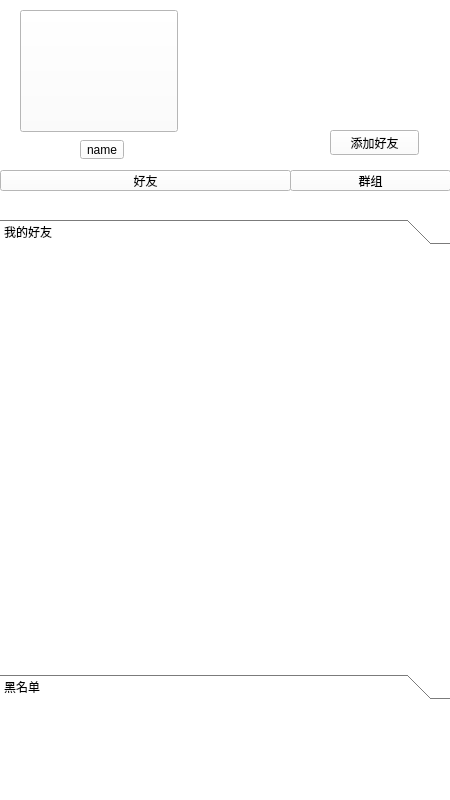
<?xml version="1.0" encoding="UTF-8"?>
<ui version="4.0">
 <class>MainWindow</class>
 <widget class="QWidget" name="MainWindow">
  <property name="geometry">
   <rect>
    <x>0</x>
    <y>0</y>
    <width>450</width>
    <height>800</height>
   </rect>
  </property>
  <property name="windowTitle">
   <string>Form</string>
  </property>
  <property name="styleSheet">
   <string notr="true">background-color: rgb(255, 255, 255);
background-image: url(:/images/line.jpg);</string>
  </property>
  <widget class="QWidget" name="mewidget" native="true">
   <property name="geometry">
    <rect>
     <x>20</x>
     <y>10</y>
     <width>161</width>
     <height>141</height>
    </rect>
   </property>
   <widget class="QToolButton" name="profilebtn">
    <property name="geometry">
     <rect>
      <x>0</x>
      <y>0</y>
      <width>158</width>
      <height>122</height>
     </rect>
    </property>
    <property name="focusPolicy">
     <enum>Qt::NoFocus</enum>
    </property>
    <property name="contextMenuPolicy">
     <enum>Qt::DefaultContextMenu</enum>
    </property>
    <property name="styleSheet">
     <string notr="true"/>
    </property>
    <property name="iconSize">
     <size>
      <width>150</width>
      <height>150</height>
     </size>
    </property>
   </widget>
  </widget>
  <widget class="QToolButton" name="fdsbtn">
   <property name="geometry">
    <rect>
     <x>0</x>
     <y>170</y>
     <width>291</width>
     <height>21</height>
    </rect>
   </property>
   <property name="contextMenuPolicy">
    <enum>Qt::CustomContextMenu</enum>
   </property>
   <property name="autoFillBackground">
    <bool>false</bool>
   </property>
   <property name="text">
    <string>好友</string>
   </property>
   <property name="iconSize">
    <size>
     <width>16</width>
     <height>16</height>
    </size>
   </property>
  </widget>
  <widget class="QToolButton" name="groupbtn">
   <property name="geometry">
    <rect>
     <x>290</x>
     <y>170</y>
     <width>161</width>
     <height>21</height>
    </rect>
   </property>
   <property name="text">
    <string>群组</string>
   </property>
  </widget>
  <widget class="QToolBox" name="fdslistBox">
   <property name="geometry">
    <rect>
     <x>0</x>
     <y>219</y>
     <width>450</width>
     <height>481</height>
    </rect>
   </property>
   <property name="focusPolicy">
    <enum>Qt::NoFocus</enum>
   </property>
   <property name="currentIndex">
    <number>0</number>
   </property>
   <widget class="QWidget" name="group1">
    <property name="geometry">
     <rect>
      <x>0</x>
      <y>0</y>
      <width>450</width>
      <height>407</height>
     </rect>
    </property>
    <attribute name="label">
     <string>我的好友</string>
    </attribute>
    <layout class="QVBoxLayout" name="vlayout"/>
   </widget>
   <widget class="QWidget" name="group2">
    <property name="geometry">
     <rect>
      <x>0</x>
      <y>0</y>
      <width>450</width>
      <height>407</height>
     </rect>
    </property>
    <attribute name="label">
     <string>黑名单</string>
    </attribute>
    <layout class="QVBoxLayout" name="vlayout_2"/>
   </widget>
  </widget>
  <widget class="QToolButton" name="namebtn">
   <property name="geometry">
    <rect>
     <x>80</x>
     <y>140</y>
     <width>44</width>
     <height>19</height>
    </rect>
   </property>
   <property name="layoutDirection">
    <enum>Qt::LeftToRight</enum>
   </property>
   <property name="text">
    <string>name</string>
   </property>
   <property name="iconSize">
    <size>
     <width>20</width>
     <height>20</height>
    </size>
   </property>
  </widget>
  <widget class="QPushButton" name="addFriend">
   <property name="geometry">
    <rect>
     <x>330</x>
     <y>130</y>
     <width>89</width>
     <height>25</height>
    </rect>
   </property>
   <property name="text">
    <string>添加好友</string>
   </property>
  </widget>
 </widget>
 <resources/>
 <connections/>
</ui>
